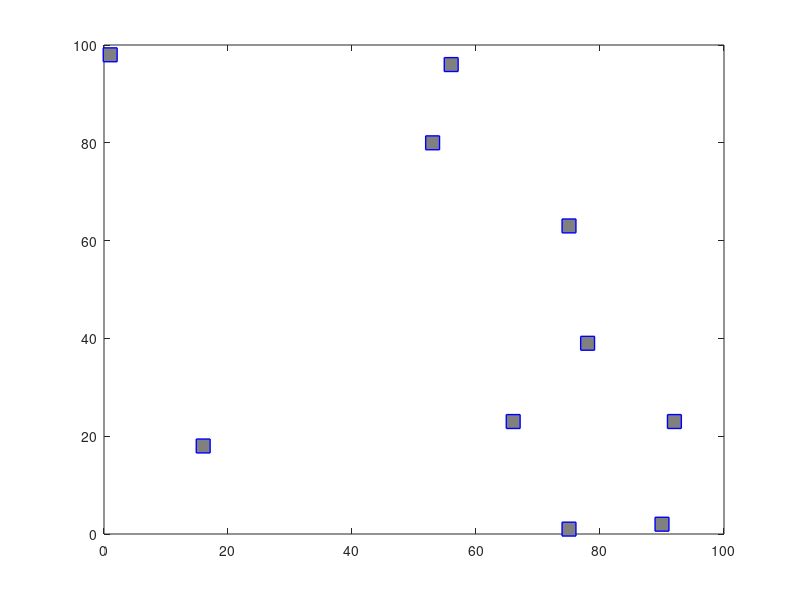

Write the MATLAB code that produced this figure. (Note: this script raises an error after producing the figure.)
clear
clc

n_individuos = 10;
geracoes = 50;
Cidades = [1 2 3 4 5 6 7 8 9 10]; %Declaração das cidades
Coordenadas = randi([0 100],10,2); %Cordenadas das cidades (x,y) ate 100km de distancia
C = zeros(10,11); %Matriz que recebera as sequencias geradas
Nome = {'A' 'B' 'C' 'D' 'E' 'F' 'G' 'H' 'I' 'J'};
plot(Coordenadas(:,1),Coordenadas(:,2),'--ws',...
        'LineWidth',1,...
        'MarkerSize',10,...
        'MarkerEdgeColor','b',...
        'MarkerFaceColor',[0.5,0.5,0.5])

for ger = 1:1:geracoes
    
    for g=1:1:n_individuos
        C(g,1:10)= Cidades(randperm(length(Cidades))); %Geração aleatória de caminhos
    end
    if ger >= 2 %A partir da segunda geração, Elitismo
        for d=1:1:2
            C(Ind_Elit(d)) = Elite(Ind_Elit(d));
        end
    end
    C(:,11) = C(:,1);
    %Seleção por torneio
    subpop_ind = randperm(10, 3); %Escolhendo 3 indivíduos aleatórios para formarem nova população
    for a = 1:1:length(subpop_ind)
        subpop(a,:) = C(subpop_ind(a),:); %Montando subpopulação para função objetivo
        for b = 1:1:n_individuos
            D(b) = sqrt((Coordenadas(subpop(a,b+1),2) - Coordenadas(subpop(a,b),2))^2+(Coordenadas(subpop(a,b+1),1)-Coordenadas(subpop(a,b),1))^2);
        end
        D4(a,:) = D;
        Distancias(a,:) = [sum(D) subpop_ind(a)];
        DistanciasRank = mink(Distancias,10);
    end
    Prob_T1 = rand; %Probabilidade Torneio Pai_1
    Prob_T2 = rand; %Probabilidade Torneio Pai_2
    if Prob_T1 > 0.7
        [linha, coluna] = find(Distancias==DistanciasRank(1,1));
        Pai_1(1,:) = C(Distancias(linha(end),2),:);
    else
        [linha, coluna] = find(Distancias==DistanciasRank(3,1));
        Pai_1(1,:) = C(Distancias(linha(end),2),:);
    end
    if Prob_T2 > 0.7
        if Prob_T1 < 0.7
            [linha2, coluna2] = find(Distancias==DistanciasRank(1,1));
            Pai_2(1,:) = C(Distancias(linha2(end),2),:);
        else
            [linha2, coluna2] = find(Distancias==DistanciasRank(2,1));
            Pai_2(1,:) = C(Distancias(linha2(end),2),:);
        end
    else
        if Prob_T1 < 0.7
            [linha2, coluna2] = find(Distancias==DistanciasRank(3,1));
            Pai_2 = C(Distancias(linha2(end),2),:);
        else
            [linha2, coluna2] = find(Distancias==DistanciasRank(2,1));
            Pai_2 = C(Distancias(linha2(end),2),:);
        end
    end
    %Cruzamento dois pontos
    Ponto_1 = randi([2 4]);
    Ponto_2 = randi([6 10]);
    Filho_1 = [Pai_1(1:Ponto_1) Pai_2(Ponto_1+1:Ponto_2) Pai_1(Ponto_2+1:end)]; %Filho_1
    Filho_2 = [Pai_2(1:Ponto_1) Pai_1(Ponto_1+1:Ponto_2) Pai_2(Ponto_2+1:end)]; %Filho_2
    %_____________Tratamento para o caso de repetição de números após o cruzamento_________
    Posic_Filho1 = 0;
    Posic_Filho1 = histc(Filho_1,1:max(Filho_1));
    if length(Posic_Filho1) < 10
        Posic_Filho1(length(Posic_Filho1)+1:10) = 0;
    end
    Posic_Filho2 = 0;
    Posic_Filho2 = histc(Filho_2,1:max(Filho_2));
    if length(Posic_Filho2) < 10
        Posic_Filho2(length(Posic_Filho2)+1:10) = 0;
    end
    for p = 1:1:length(Posic_Filho1)
        if Posic_Filho1(p) > 1
            rep_f1(p,1) = p;
            rep_f1(p,2) = Posic_Filho1(p)-1;
            if (Posic_Filho1(p) == 2) && (Filho_1(1) == rep_f1(p,1))
                rep_f1(p,1) = 0;
                rep_f1(p,2) = 0;
            elseif (Posic_Filho1(p) > 2) && (Filho_1(1) == rep_f1(p,1))
                rep_f1(p,1) = p;
                rep_f1(p,2) = 1;
            end
        end
        if Posic_Filho2(p) > 1
            rep_f2(p,1) = p;
            rep_f2(p,2) = Posic_Filho2(p)-1;
            if (Posic_Filho2(p) == 2) && (Filho_2(1) == rep_f2(p,1))
                rep_f2(p,1) = 0;
                rep_f2(p,2) = 0;
            elseif (Posic_Filho2(p) > 2) && (Filho_2(1) == rep_f2(p,1))
                rep_f2(p,1) = p;
                rep_f2(p,2) = 1;
            end
        end
    end
    if length(rep_f1) < 10
        rep_f1(length(rep_f1)+1:10,1) = 0;
        rep_f1(length(rep_f1)+1:10,2) = 0;
    end
    if length(rep_f2) < 10
        rep_f2(length(rep_f2)+1:10,1) = 0;
        rep_f2(length(rep_f2)+1:10,2) = 0;
    end
    trocar_f1 = find(rep_f1(:,2)>=1);
    trocar_f2 = find(rep_f2(:,2)>=1);
    if length(trocar_f1) > length(trocar_f2)
        tam = length(trocar_f2);
    else
        tam = length(trocar_f1);
    end
    for p2 = 1:1:tam
        for p3 = 1:1:length(Filho_1)
            if (trocar_f1(p2) == Filho_1(p3)) && (p3~=1)
                Filho_1(p3) = trocar_f2(p2);
                break;
            end
        end
        for p4 =1:1:length(Filho_2)
            if (trocar_f2(p2) == Filho_2(p4)) && (p4~=1)
                Filho_2(p4) = trocar_f1(p2);
                break;
            end
        end
    end
    %________________Mutação______________________
        Prob_mut_1 = randi([1 100])/1000;
        Prob_mut_2 = randi([1 100])/1000;
        if Prob_mut_1 < 0.01 %Mutação Filho 1
            posic_1 = randi([2 10],1,1);
            posic_2 = randi([2 10],1,1);
            var = Filho_1(posic_1);
            Filho_1(posic_1) = Filho_1(posic_2);
            Filho_1(posic_2) = var;
        end
        if Prob_mut_2 < 0.01 %Mutação Filho 2
            posic_1 = randi([2 10],1,1);
            posic_2 = randi([2 10],1,1);
            var = Filho_2(posic_1);
            Filho_2(posic_1) = Filho_2(posic_2);
            Filho_2(posic_2) = var;
        end
    C(Distancias(linha(end),2),:) = Filho_1; %Substituindo Pai_1 por Filho_1 na População
    C(Distancias(linha2(end),2),:) = Filho_2; %Substituindo Pai_2 por Filho_1 na População
    %     %Elitismo = 2 individuos
    for a1 = 1:1:10
        for b1 = 1:1:n_individuos
            D2(b1) = sqrt((Coordenadas(C(a1,b1+1),2) - Coordenadas(C(a1,b1),2))^2+(Coordenadas(C(a1,b1+1),1)-Coordenadas(C(a1,b1),1))^2);
        end
        D3(a1,:) = D2;
        Distancias1(a1,:) = [sum(D2) C(a1)];
        [N_Av,Ind_Av] = min(Distancias1(:,1));
    end
    m_aval(ger,:) = C(Ind_Av,:); %Indica o indivíduo e armazena
    [Elit, Ind_Elit] = mink(Distancias1(:,1),2);
    for cont=1:1:2
        Elite(cont,:) = C(Ind_Elit(cont),:);
    end
end
for a2 = 1:1:10
    for b2 = 1:1:n_individuos
        D5(b2) = sqrt((Coordenadas(C(a2,b2+1),2) - Coordenadas(C(a2,b2),2))^2+(Coordenadas(C(a2,b2+1),1)-Coordenadas(C(a2,b2),1))^2);
    end
    D6(a1,:) = D5;
    Distancias2(a2,:) = [sum(D5) C(a2)];
    [result_ag,posic_ag] = min(Distancias2(:,1));
end
final = m_aval(posic_ag,:)
disp(result_ag);